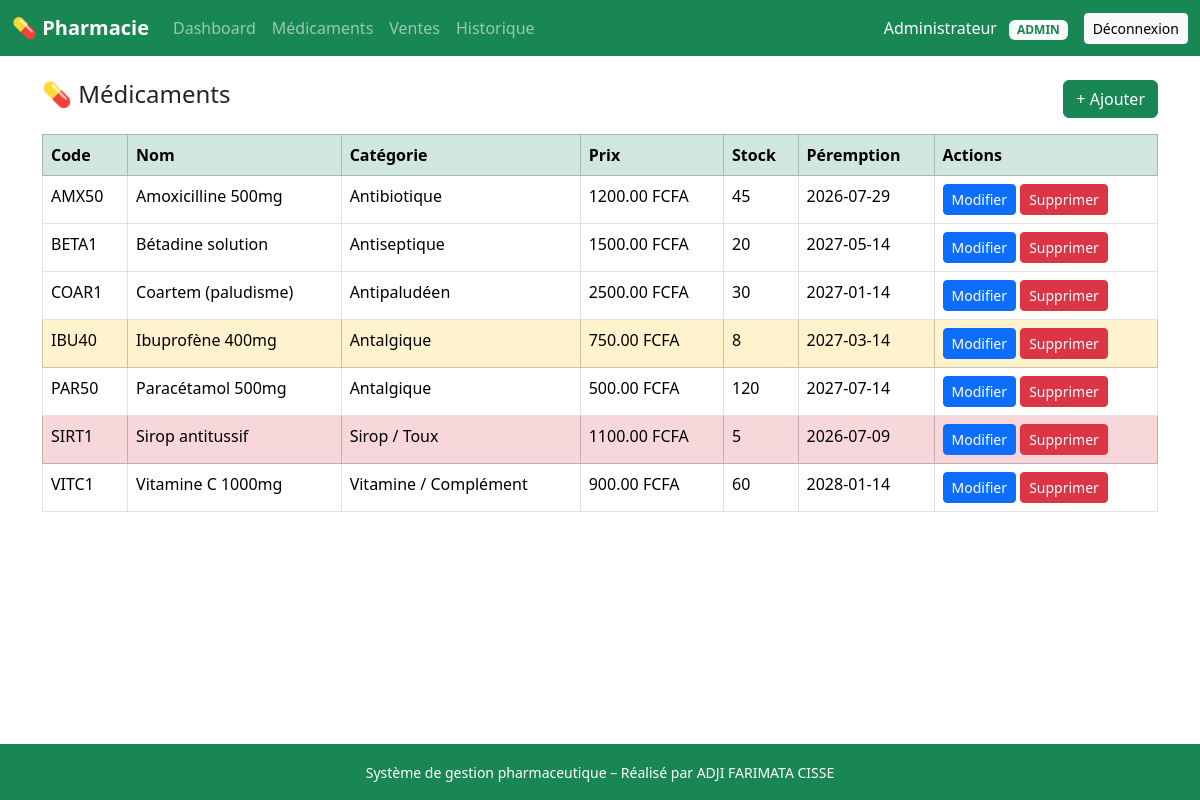
Screenshot of /liste.php (signed in) with the database file from the repository.
### tables this page shows
CREATE TABLE `medicaments` (
  `id`               INT UNSIGNED NOT NULL AUTO_INCREMENT,
  `code`             VARCHAR(5)   NOT NULL,       
  `nom`              VARCHAR(150) NOT NULL,
  `categorie_id`     INT UNSIGNED NOT NULL,
  `prix`             DECIMAL(10,2) NOT NULL,
  `quantite`         INT NOT NULL DEFAULT 0,
  `date_peremption`  DATE NOT NULL,
  PRIMARY KEY (`id`),
  UNIQUE KEY `uniq_code` (`code`),
  KEY `idx_categorie` (`categorie_id`),
  KEY `idx_peremption` (`date_peremption`),
  CONSTRAINT `fk_medicament_categorie`
    FOREIGN KEY (`categorie_id`) REFERENCES `categories` (`id`)
    ON DELETE RESTRICT ON UPDATE CASCADE
);

CREATE TABLE `categories` (
  `id`   INT UNSIGNED NOT NULL AUTO_INCREMENT,
  `nom`  VARCHAR(100) NOT NULL,
  PRIMARY KEY (`id`),
  UNIQUE KEY `uniq_nom` (`nom`)
);

### liste.php (the view, shortened to what this page needs)
<?php
require_once "auth.php";
$medicaments = $pdo->query(
    "SELECT m.*, c.nom AS categorie
     FROM medicaments m
     LEFT JOIN categories c ON m.categorie_id = c.id
     ORDER BY m.nom"
)->fetchAll();
?>
<!DOCTYPE html>
<html lang="fr">
<head>
    <link href="https://cdn.jsdelivr.net/npm/bootstrap@5.3.2/dist/css/bootstrap.min.css" rel="stylesheet">
</head>
<body>
<?php include "navbar.php"; ?>
<div class="container mt-4">
    <div class="d-flex justify-content-between mb-3">
        <h4>💊 Médicaments</h4>
        <a href="ajouter.php" class="btn btn-success">+ Ajouter</a>
    </div>
    <table class="table table-bordered table-hover">
        <thead class="table-success">
            <tr>
                <th>Code</th>
                <th>Nom</th>
                <th>Catégorie</th>
                <th>Prix</th>
                <th>Stock</th>
                <th>Péremption</th>
                <th>Actions</th>
            </tr>
        </thead>
        <tbody>
        <?php foreach ($medicaments as $m): ?>
            <?php
                $perime = $m['date_peremption'] < date('Y-m-d');
                $stockFaible = $m['quantite'] <= 10;
            ?>
            <tr class="<?= $perime ? 'table-danger' : ($stockFaible ? 'table-warning' : '') ?>">
                <td><?= $m['code'] ?></td>
                <td><?= $m['nom'] ?></td>
                <td><?= $m['categorie'] ?></td>
                <td><?= $m['prix'] ?> FCFA</td>
                <td><?= $m['quantite'] ?></td>
                <td><?= $m['date_peremption'] ?></td>
                <td>
                    <a href="modifier.php?id=<?= $m['id'] ?>" class="btn btn-sm btn-primary">Modifier</a>
                    <a href="supprimer.php?id=<?= $m['id'] ?>"
                       class="btn btn-sm btn-danger"
                       onclick="return confirm('Supprimer ce médicament ?')">
                       Supprimer
                    </a>
                </td>
            </tr>
        <?php endforeach; ?>
        </tbody>
    </table>
</div>
<?php include "footer.php"; ?>
</body>
</html>

### navbar.php (shortened to what this page needs)
<?php
$role = $_SESSION['user']['role'];
?>
<nav class="navbar navbar-expand-lg navbar-dark bg-success">
    <div class="container-fluid">
        <a class="navbar-brand fw-bold" href="<?= $role === 'admin' ? 'dashboard.php' : 'nouvelle.php' ?>">
            💊 Pharmacie
        </a>
        <div class="collapse navbar-collapse" id="nav">
            <ul class="navbar-nav me-auto">
                <?php if ($role === 'admin'): ?>
                    <li class="nav-item">
                        <a class="nav-link" href="dashboard.php">Dashboard</a>
                    </li>
                    <li class="nav-item">
                        <a class="nav-link" href="liste.php">Médicaments</a>
                    </li>
                <?php endif; ?>
                <li class="nav-item">
                    <a class="nav-link" href="nouvelle.php">Ventes</a>
                </li>
                <li class="nav-item">
                    <a class="nav-link" href="historique.php">Historique</a>
                </li>
            </ul>
            <span class="text-white me-3">
                <?= htmlspecialchars($_SESSION['user']['nom']) ?>
                <small class="badge bg-light text-success ms-2">
                    <?= strtoupper($role) ?>
                </small>
            </span>
            <a href="logout.php" class="btn btn-light btn-sm">Déconnexion</a>
        </div>
    </div>
</nav>

### footer.php (shortened to what this page needs)
<footer class="footer bg-success text-white text-center py-3 mt-auto">
    <small>Système de gestion pharmaceutique – Réalisé par ADJI FARIMATA CISSE</small>
</footer>

### footer.php (style rules this page uses)
html, body { height: 100%; }
body { display: flex; flex-direction: column; }
.footer { margin-top: auto; }

### rows the page displays
medicaments: code "AMX50", nom "Amoxicilline 500mg", categorie.nom "Antibiotique", prix "1200.00", quantite "45", date_peremption "2026-07-29"
medicaments: code "BETA1", nom "Bétadine solution", categorie.nom "Antiseptique", prix "1500.00", quantite "20", date_peremption "2027-05-14"
medicaments: code "COAR1", nom "Coartem (paludisme)", categorie.nom "Antipaludéen", prix "2500.00", quantite "30", date_peremption "2027-01-14"
medicaments: code "IBU40", nom "Ibuprofène 400mg", categorie.nom "Antalgique", prix "750.00", quantite "8", date_peremption "2027-03-14"
medicaments: code "PAR50", nom "Paracétamol 500mg", categorie.nom "Antalgique", prix "500.00", quantite "120", date_peremption "2027-07-14"
medicaments: code "SIRT1", nom "Sirop antitussif", categorie.nom "Sirop / Toux", prix "1100.00", quantite "5", date_peremption "2026-07-09"
medicaments: code "VITC1", nom "Vitamine C 1000mg", categorie.nom "Vitamine / Complément", prix "900.00", quantite "60", date_peremption "2028-01-14"

### other values shown
$_SESSION['user']['nom'] "Administrateur"
$role "ADMIN"
